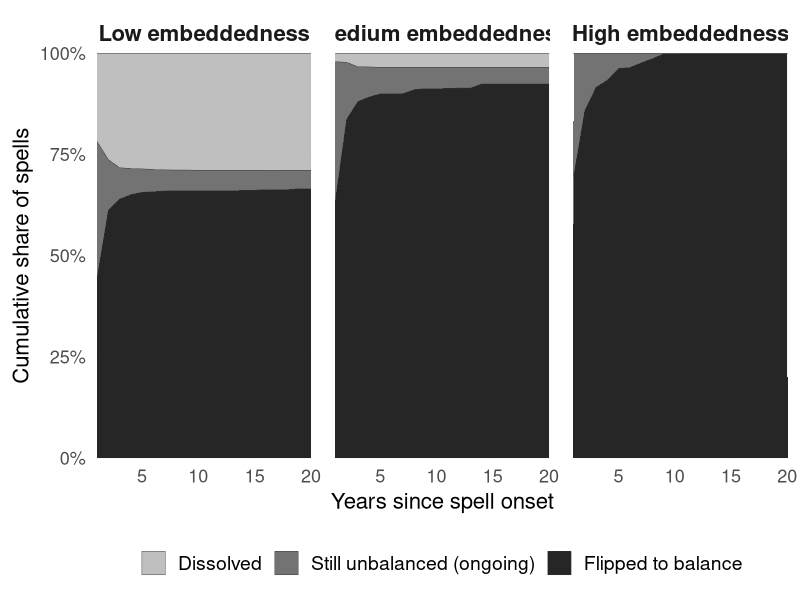

Source code (R):
# ------------------------------------------------------------------
# 21: Generate Figure 2 (results/fig_cif.png) -- cumulative incidence
#     of dissolution/realignment by embeddedness tercile at onset.
#     Uses results/cumulative_incidence.csv (tercile x years-since-onset
#     shares), computed by 07_competing_risks.R. Greyscale only (no
#     color), with larger axis/facet/legend text and a simplified,
#     minimal legend.
# ------------------------------------------------------------------
suppressMessages({ library(dplyr); library(ggplot2); library(readr) })

# Run from the replication pack root, e.g.:
#   cd replication_pack && Rscript scripts/21_fig_cif_greyscale.R
# (relative paths below assume that working directory; no setwd() needed)

cif <- read_csv("results/cumulative_incidence.csv", show_col_types = FALSE)

long <- cif %>%
  transmute(
    emb_tercile,
    dur,
    Dissolved = p_dissolved,
    `Flipped to balance` = p_flipped,
    `Still unbalanced (ongoing)` = p_ongoing
  ) %>%
  tidyr::pivot_longer(c(Dissolved, `Flipped to balance`, `Still unbalanced (ongoing)`),
                       names_to = "outcome", values_to = "share") %>%
  mutate(
    outcome = factor(outcome, levels = c("Dissolved", "Still unbalanced (ongoing)", "Flipped to balance")),
    emb_label = factor(emb_tercile, labels = c("Low embeddedness", "Medium embeddedness", "High embeddedness"))
  )

p <- ggplot(long, aes(x = dur, y = share, fill = outcome)) +
  geom_area(position = "stack", color = "grey20", linewidth = 0.15) +
  facet_wrap(~emb_label, nrow = 1) +
  scale_fill_manual(values = c(
    "Dissolved" = "grey75",
    "Still unbalanced (ongoing)" = "grey45",
    "Flipped to balance" = "grey15"
  )) +
  scale_y_continuous(labels = scales::percent, expand = c(0, 0)) +
  scale_x_continuous(expand = c(0, 0)) +
  labs(x = "Years since spell onset", y = "Cumulative share of spells", fill = NULL) +
  theme_minimal(base_size = 18) +
  theme(
    legend.position = "bottom",
    strip.text = element_text(size = 16, face = "bold"),
    axis.title = element_text(size = 16),
    axis.text = element_text(size = 13),
    legend.text = element_text(size = 14),
    panel.spacing = unit(1.2, "lines"),
    panel.grid.minor = element_blank()
  )

ggsave("results/fig_cif.png", p, width = 11, height = 5, dpi = 300)
cat("Figure 2 written: results/fig_cif.png\n")
